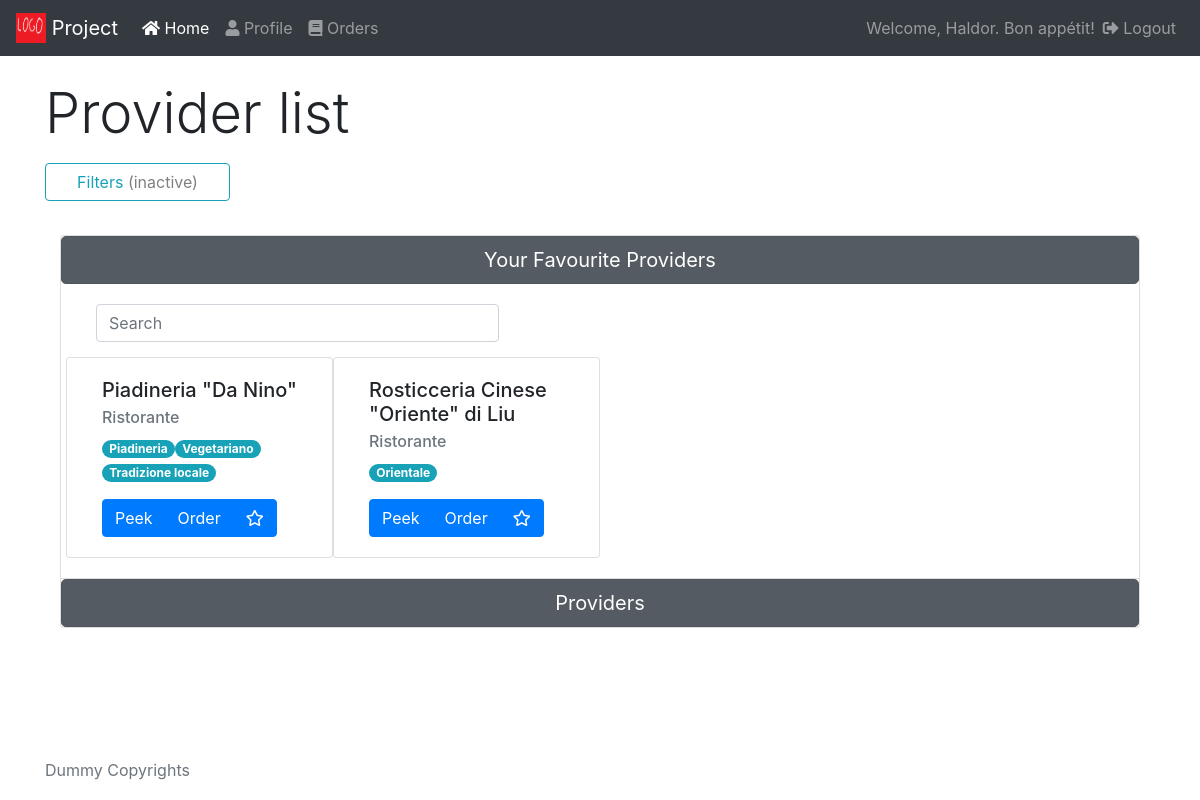
The page /home_clients.php (signed in) on the database its author committed.
### tables this page shows
CREATE TABLE `provider` (
  `provider_id` int(11) NOT NULL AUTO_INCREMENT,
  `provider_name` varchar(90) NOT NULL,
  `provider_address` varchar(90) NOT NULL,
  `provider_email` varchar(45) NOT NULL,
  `provider_password` varchar(255) NOT NULL,
  `type_id` int(11) NOT NULL,
  `opening_hours` time NOT NULL,
  `closing_hours` time NOT NULL,
  PRIMARY KEY (`provider_id`),
  UNIQUE KEY `provider_email` (`provider_email`),
  KEY `type_id_idx` (`type_id`),
  CONSTRAINT `type_id` FOREIGN KEY (`type_id`) REFERENCES `type` (`type_id`) ON DELETE NO ACTION ON UPDATE NO ACTION
);

CREATE TABLE `type` (
  `type_id` int(11) NOT NULL AUTO_INCREMENT,
  `type_name` varchar(45) NOT NULL,
  PRIMARY KEY (`type_id`)
);

CREATE TABLE `category` (
  `category_id` int(11) NOT NULL AUTO_INCREMENT,
  `category_name` varchar(45) NOT NULL,
  PRIMARY KEY (`category_id`)
);

### home_clients.php (the view, shortened to what this page needs)
<?php include("fragments/connection-begin.php"); ?>
<!DOCTYPE html>
<html lang="en">
<head>
  <?php include("fragments/head-contents.php"); ?>
</head>
<body>
  <?php include("fragments/navbar.php"); ?>
  <div class="container mt-4 mb-4">
    <h4 class="display-4 pb-2">Provider list</h4>
    <button type="button" class="btn btn-outline-info col-2" data-toggle="modal" data-target="#modalFilters">Filters <span id="filterState">(inactive)</span></button>
    <div class="container accordion mt-4 mb-4" id="mainAccordion">
      <div class="card main-card">
        <h1 class="mb-0">
          <button class="btn btn-secondary btn-lg btn-block active" data-toggle="collapse" data-target="#collapseFavouriteRestaurants" aria-expanded="true" aria-controls="collapseFavouriteRestaurants">
            Your Favourite Providers
          </button>
        </h1>
        <div id="collapseFavouriteRestaurants" class="collapse show" aria-labelledby="headingFavouriteRestaurants" data-parent="#mainAccordion">
          <div class="card-body">
            <div class="card-searchbar col-5">
              <input class="form-control mr-sm-2" id="searchFavourites" type="search" placeholder="Search" aria-label="Search Favourites">
            </div>
            <div class="row" id="favouriteProviders">
              <?php
                if ($favProviders = $conn->query(
                  "SELECT p.provider_id, p.provider_name, t.type_id, t.type_name
                  FROM client_provider cp
                  JOIN provider p
                  ON cp.provider_id = p.provider_id
                  LEFT JOIN type t
                  ON p.type_id = t.type_id
                  WHERE cp.client_id = '".$_SESSION['user_id']."'
                  ORDER BY p.provider_name"
                )) {
                  while ($providerRow = $favProviders->fetch_assoc()) {
              ?>
              <div class="card providerCard favouriteProvider col-3" data-provider-id="<?php echo $providerRow['provider_id']; ?>">
                <div class="card-body">
                  <h5 class="card-title"><?php echo $providerRow['provider_name'] ?></h5>
                  <h6 class="card-subtitle mb-2 text-muted providerType" data-id="<?php echo $providerRow['type_id']; ?>"><?php echo $providerRow['type_name'] ?></h6>
                  <p class="card-text">
                    <?php
                      if ($providerCategories = $conn->query("SELECT c.category_id, c.category_name
                                            FROM provider p
                                            LEFT JOIN provider_category pc
                                            ON p.provider_id = pc.provider_id
                                            LEFT JOIN category c
                                            ON c.category_id = pc.category_id
                                            WHERE p.provider_id = '".$providerRow['provider_id']."'")) {
                        while ($categoryRow = $providerCategories->fetch_assoc()) {
                          echo "<span class='badge badge-pill badge-info providerCategory' data-id='".$categoryRow['category_id']."'>".$categoryRow['category_name']."</span>";
                        }
                      }
                    ?>
                  </p>
                  <div class="btn-group btn-group-justified">
                    <button class="btn btn-primary inline" data-toggle="modal" data-target="#peekOnProvider">Peek</button>
                    <button class="btn btn-primary inline btn-place-order">Order</button>
                    <button class="btn btn-primary inline" name="removeFavourite"><i class="far fa-star"></i></button>
                  </div>
                </div>
              </div>
              <?php
                  }
                } else {
                  echo "Query failed";
                }
               ?>
            </div>
          </div>
        </div>
      </div>
      <div class="card main-card">
        <h1 class="mb-0">
          <button class="btn btn-secondary btn-lg btn-block active" data-toggle="collapse" data-target="#collapseAllRestaurants" aria-expanded="false" aria-controls="collapseAllRestaurants">
            Providers
          </button>
        </h1>
      </div>
    </div>
  </div>
    <?php include("fragments/footer.php"); ?>
</body>
</html>

### styles/style.css (style rules this page uses)
.card-searchbar { margin-bottom: 15px; }
input[type=email], [type=password], [type=button], [type=radio], .txtarea { margin-bottom: 10px; }
html { position: relative; min-height: 100%; }
body { margin-bottom: 60px; }

### rows shown on the page
provider: provider_name "Piadineria \"Da Nino\"", type.type_name "Ristorante"
category: category_name "Piadineria"
category: category_name "Vegetariano"
category: category_name "Tradizione locale"
provider: provider_name "Rosticceria Cinese \"Oriente\" di Liu", type.type_name "Ristorante"
category: category_name "Orientale"

### other values the page prints
$_SESSION['user_name'] "Haldor"
